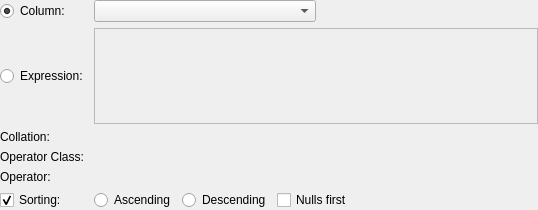
<?xml version="1.0" encoding="UTF-8"?>
<ui version="4.0">
 <class>ElementsWidget</class>
 <widget class="QWidget" name="ElementsWidget">
  <property name="geometry">
   <rect>
    <x>0</x>
    <y>0</y>
    <width>538</width>
    <height>210</height>
   </rect>
  </property>
  <property name="windowTitle">
   <string>Form</string>
  </property>
  <layout class="QGridLayout" name="element_grid">
   <property name="leftMargin">
    <number>0</number>
   </property>
   <property name="topMargin">
    <number>0</number>
   </property>
   <property name="rightMargin">
    <number>0</number>
   </property>
   <property name="bottomMargin">
    <number>0</number>
   </property>
   <property name="spacing">
    <number>6</number>
   </property>
   <item row="4" column="0">
    <widget class="QLabel" name="op_class_lbl">
     <property name="sizePolicy">
      <sizepolicy hsizetype="Fixed" vsizetype="Preferred">
       <horstretch>0</horstretch>
       <verstretch>0</verstretch>
      </sizepolicy>
     </property>
     <property name="minimumSize">
      <size>
       <width>0</width>
       <height>0</height>
      </size>
     </property>
     <property name="maximumSize">
      <size>
       <width>16777215</width>
       <height>16777215</height>
      </size>
     </property>
     <property name="text">
      <string>Operator Class:</string>
     </property>
    </widget>
   </item>
   <item row="2" column="1" colspan="2">
    <widget class="QPlainTextEdit" name="elem_expr_txt">
     <property name="enabled">
      <bool>false</bool>
     </property>
     <property name="sizePolicy">
      <sizepolicy hsizetype="Expanding" vsizetype="MinimumExpanding">
       <horstretch>0</horstretch>
       <verstretch>0</verstretch>
      </sizepolicy>
     </property>
     <property name="minimumSize">
      <size>
       <width>0</width>
       <height>50</height>
      </size>
     </property>
     <property name="maximumSize">
      <size>
       <width>16777215</width>
       <height>16777215</height>
      </size>
     </property>
     <property name="frameShadow">
      <enum>QFrame::Sunken</enum>
     </property>
     <property name="lineWidth">
      <number>1</number>
     </property>
     <property name="midLineWidth">
      <number>0</number>
     </property>
     <property name="verticalScrollBarPolicy">
      <enum>Qt::ScrollBarAsNeeded</enum>
     </property>
     <property name="horizontalScrollBarPolicy">
      <enum>Qt::ScrollBarAsNeeded</enum>
     </property>
    </widget>
   </item>
   <item row="6" column="0">
    <widget class="QCheckBox" name="sorting_chk">
     <property name="sizePolicy">
      <sizepolicy hsizetype="Fixed" vsizetype="Fixed">
       <horstretch>0</horstretch>
       <verstretch>0</verstretch>
      </sizepolicy>
     </property>
     <property name="text">
      <string>Sorting:</string>
     </property>
     <property name="checked">
      <bool>true</bool>
     </property>
    </widget>
   </item>
   <item row="6" column="1" colspan="2">
    <layout class="QHBoxLayout" name="horizontalLayout">
     <item>
      <widget class="QRadioButton" name="ascending_rb">
       <property name="sizePolicy">
        <sizepolicy hsizetype="Preferred" vsizetype="Fixed">
         <horstretch>0</horstretch>
         <verstretch>0</verstretch>
        </sizepolicy>
       </property>
       <property name="text">
        <string>Ascending</string>
       </property>
       <property name="checked">
        <bool>true</bool>
       </property>
      </widget>
     </item>
     <item>
      <widget class="QRadioButton" name="descending_rb">
       <property name="sizePolicy">
        <sizepolicy hsizetype="Preferred" vsizetype="Fixed">
         <horstretch>0</horstretch>
         <verstretch>0</verstretch>
        </sizepolicy>
       </property>
       <property name="text">
        <string>Descending</string>
       </property>
      </widget>
     </item>
     <item>
      <widget class="QCheckBox" name="nulls_first_chk">
       <property name="sizePolicy">
        <sizepolicy hsizetype="Expanding" vsizetype="Fixed">
         <horstretch>0</horstretch>
         <verstretch>0</verstretch>
        </sizepolicy>
       </property>
       <property name="text">
        <string>Nulls first</string>
       </property>
      </widget>
     </item>
    </layout>
   </item>
   <item row="0" column="0">
    <widget class="QRadioButton" name="column_rb">
     <property name="sizePolicy">
      <sizepolicy hsizetype="Fixed" vsizetype="Fixed">
       <horstretch>0</horstretch>
       <verstretch>0</verstretch>
      </sizepolicy>
     </property>
     <property name="minimumSize">
      <size>
       <width>0</width>
       <height>0</height>
      </size>
     </property>
     <property name="maximumSize">
      <size>
       <width>16777215</width>
       <height>16777215</height>
      </size>
     </property>
     <property name="text">
      <string>Column:</string>
     </property>
     <property name="checked">
      <bool>true</bool>
     </property>
     <property name="autoExclusive">
      <bool>false</bool>
     </property>
    </widget>
   </item>
   <item row="5" column="0">
    <widget class="QLabel" name="operator_lbl">
     <property name="sizePolicy">
      <sizepolicy hsizetype="Fixed" vsizetype="Preferred">
       <horstretch>0</horstretch>
       <verstretch>0</verstretch>
      </sizepolicy>
     </property>
     <property name="text">
      <string>Operator:</string>
     </property>
    </widget>
   </item>
   <item row="2" column="0">
    <widget class="QRadioButton" name="expression_rb">
     <property name="sizePolicy">
      <sizepolicy hsizetype="Fixed" vsizetype="Fixed">
       <horstretch>0</horstretch>
       <verstretch>0</verstretch>
      </sizepolicy>
     </property>
     <property name="minimumSize">
      <size>
       <width>0</width>
       <height>0</height>
      </size>
     </property>
     <property name="maximumSize">
      <size>
       <width>16777215</width>
       <height>16777215</height>
      </size>
     </property>
     <property name="text">
      <string>Expression:</string>
     </property>
     <property name="checked">
      <bool>false</bool>
     </property>
     <property name="autoExclusive">
      <bool>false</bool>
     </property>
    </widget>
   </item>
   <item row="3" column="0">
    <widget class="QLabel" name="collation_lbl">
     <property name="sizePolicy">
      <sizepolicy hsizetype="Fixed" vsizetype="Preferred">
       <horstretch>0</horstretch>
       <verstretch>0</verstretch>
      </sizepolicy>
     </property>
     <property name="text">
      <string>Collation:</string>
     </property>
    </widget>
   </item>
   <item row="0" column="1" colspan="2">
    <widget class="QWidget" name="cols_combo_parent" native="true">
     <property name="minimumSize">
      <size>
       <width>0</width>
       <height>0</height>
      </size>
     </property>
     <layout class="QHBoxLayout" name="horizontalLayout_2">
      <property name="leftMargin">
       <number>0</number>
      </property>
      <property name="topMargin">
       <number>0</number>
      </property>
      <property name="rightMargin">
       <number>0</number>
      </property>
      <property name="bottomMargin">
       <number>0</number>
      </property>
      <item>
       <widget class="QComboBox" name="column_cmb">
        <property name="sizePolicy">
         <sizepolicy hsizetype="Expanding" vsizetype="Fixed">
          <horstretch>0</horstretch>
          <verstretch>0</verstretch>
         </sizepolicy>
        </property>
        <property name="minimumSize">
         <size>
          <width>180</width>
          <height>0</height>
         </size>
        </property>
        <property name="maximumSize">
         <size>
          <width>16777215</width>
          <height>16777215</height>
         </size>
        </property>
       </widget>
      </item>
      <item>
       <spacer name="horizontalSpacer">
        <property name="orientation">
         <enum>Qt::Horizontal</enum>
        </property>
        <property name="sizeHint" stdset="0">
         <size>
          <width>95</width>
          <height>20</height>
         </size>
        </property>
       </spacer>
      </item>
     </layout>
    </widget>
   </item>
  </layout>
 </widget>
 <tabstops>
  <tabstop>column_rb</tabstop>
  <tabstop>expression_rb</tabstop>
  <tabstop>elem_expr_txt</tabstop>
  <tabstop>sorting_chk</tabstop>
  <tabstop>ascending_rb</tabstop>
  <tabstop>descending_rb</tabstop>
  <tabstop>nulls_first_chk</tabstop>
 </tabstops>
 <resources/>
 <connections/>
</ui>
